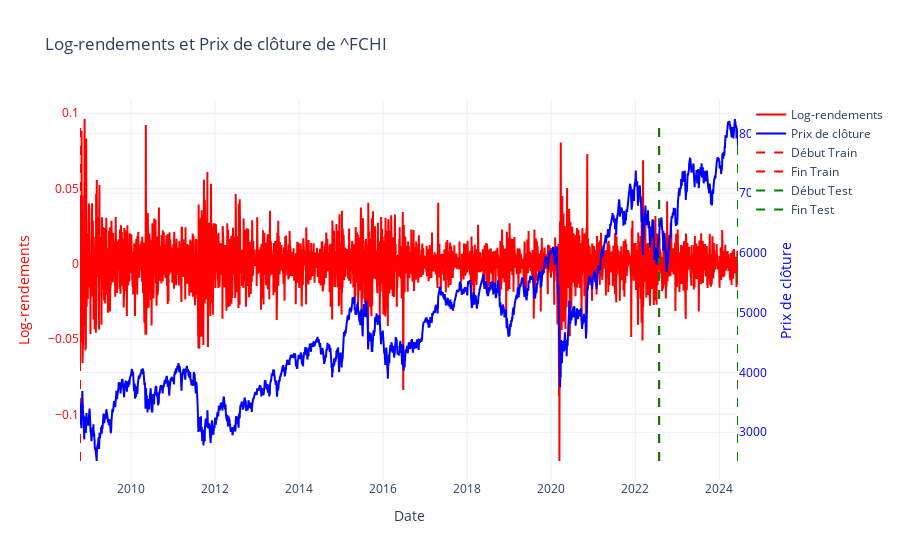

Notebook source saved alongside this figure:
### Markdown cell above
On cherche ici à superoser le log-rendement et le prix de clôture sur un même graphique

### Code cell
import plotly.graph_objects as go
import pandas as pd

def plot_dual_axis_graph(df, ticker, train_start_date, train_end_date, test_start_date, test_end_date):
    """
    Génère un graphique Plotly avec deux axes Y :
    - Log-rendements en rouge (axe de gauche)
    - Prix de clôture en bleu (axe de droite)
    Le graphique est limité aux périodes entre le début du train et la fin du test.
    Des lignes pointillées indiquent les frontières des périodes d'entraînement et de test.

    Args:
        df (pd.DataFrame): Données avec 'Close' et 'log_returns'
        ticker (str): Symbole boursier
        train_start_date (str): Date de début de l'ensemble d'entraînement
        train_end_date (str): Date de fin de l'ensemble d'entraînement
        test_start_date (str): Date de début de l'ensemble de test
        test_end_date (str): Date de fin de l'ensemble de test
        
    Returns:
        fig (plotly.graph_objects.Figure): Graphique interactif
    """
    # Limiter le DataFrame aux dates d'entraînement et de test
    df_filtered = df[(df.index >= train_start_date) & (df.index <= test_end_date)]

    fig = go.Figure()

    # Log-rendements (rouge)
    fig.add_trace(go.Scatter(
        x=df_filtered.index, 
        y=df_filtered['log_returns'], 
        mode='lines', 
        name='Log-rendements', 
        line=dict(color='red')
    ))

    # Prix de clôture (bleu)
    fig.add_trace(go.Scatter(
        x=df_filtered.index, 
        y=df_filtered['Close'], 
        mode='lines', 
        name='Prix de clôture', 
        line=dict(color='blue'),
        yaxis="y2"
    ))

    # Ajouter des lignes pointillées pour les frontières des périodes
    fig.add_trace(go.Scatter(
        x=[train_start_date, train_start_date],
        y=[df_filtered['log_returns'].min(), df_filtered['log_returns'].max()],
        mode='lines',
        name='Début Train',
        line=dict(color='red', dash='dash')
    ))

    fig.add_trace(go.Scatter(
        x=[train_end_date, train_end_date],
        y=[df_filtered['log_returns'].min(), df_filtered['log_returns'].max()],
        mode='lines',
        name='Fin Train',
        line=dict(color='red', dash='dash')
    ))

    fig.add_trace(go.Scatter(
        x=[test_start_date, test_start_date],
        y=[df_filtered['log_returns'].min(), df_filtered['log_returns'].max()],
        mode='lines',
        name='Début Test',
        line=dict(color='green', dash='dash')
    ))

    fig.add_trace(go.Scatter(
        x=[test_end_date, test_end_date],
        y=[df_filtered['log_returns'].min(), df_filtered['log_returns'].max()],
        mode='lines',
        name='Fin Test',
        line=dict(color='green', dash='dash')
    ))

    # Mise en forme des axes
    fig.update_layout(
        title=f"Log-rendements et Prix de clôture de {ticker}",
        xaxis=dict(title="Date"),
        yaxis=dict(title="Log-rendements", color="red"),
        yaxis2=dict(
            title="Prix de clôture",
            overlaying="y",
            side="right",
            color="blue"
        ),
        template="plotly_white"
    )

    return fig


if __name__ == "__main__":
    import plotly.io as pio

    # Télécharger les données du CAC 40 pour tester
    df = pd.read_csv("fchi_data.csv", parse_dates=['Date'], index_col='Date')

    # Définir les dates pour l'ensemble de train et de test
    train_start_date = "2008-10-15"
    train_end_date = "2022-07-26"
    test_start_date = "2022-07-27"
    test_end_date = "2024-06-11"

    # Générer le graphique
    fig = plot_dual_axis_graph(df, "^FCHI", train_start_date, train_end_date, test_start_date, test_end_date)

    # Afficher le graphique
    fig.show()  # Ouvre le graphique dans le navigateur ou l'affiche en ligne

### Figure 1 — Plotly figure (JSON) as saved in the notebook; plotly's stock layout.template omitted (floating-point values rounded to 4 significant figures; data arrays with more than 128 entries replaced by an {"elided": "..."} marker saying what was removed)
{"data": [{"line": {"color": "red"}, "mode": "lines", "name": "Log-rendements", "type": "scatter", "x": {"elided": "4003 str values"}, "y": {"elided": "4003 float values"}}, {"line": {"color": "blue"}, "mode": "lines", "name": "Prix de clôture", "type": "scatter", "x": {"elided": "4003 str values"}, "y": {"elided": "4003 float values"}, "yaxis": "y2"}, {"line": {"color": "red", "dash": "dash"}, "mode": "lines", "name": "Début Train", "type": "scatter", "x": ["2008-10-15", "2008-10-15"], "y": [-0.131, 0.09617]}, {"line": {"color": "red", "dash": "dash"}, "mode": "lines", "name": "Fin Train", "type": "scatter", "x": ["2022-07-26", "2022-07-26"], "y": [-0.131, 0.09617]}, {"line": {"color": "green", "dash": "dash"}, "mode": "lines", "name": "Début Test", "type": "scatter", "x": ["2022-07-27", "2022-07-27"], "y": [-0.131, 0.09617]}, {"line": {"color": "green", "dash": "dash"}, "mode": "lines", "name": "Fin Test", "type": "scatter", "x": ["2024-06-11", "2024-06-11"], "y": [-0.131, 0.09617]}], "layout": {"title": {"text": "Log-rendements et Prix de clôture de ^FCHI"}, "xaxis": {"title": {"text": "Date"}}, "yaxis": {"color": "red", "title": {"text": "Log-rendements"}}, "yaxis2": {"color": "blue", "overlaying": "y", "side": "right", "title": {"text": "Prix de clôture"}}}}
